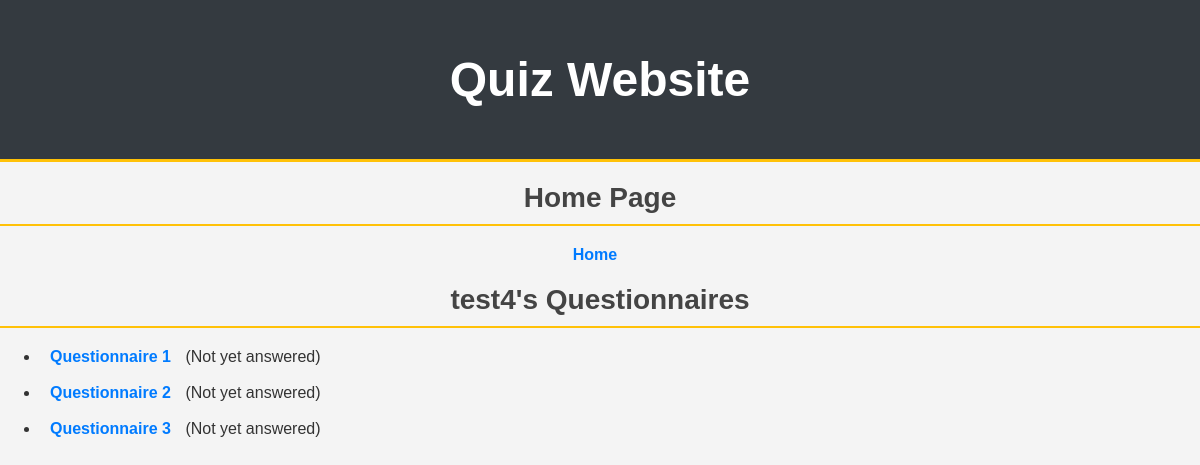
The page /client/13/ on the database its author committed.
### task/models.py (models this page shows, shortened)
class Client(models.Model):
    user = models.OneToOneField(User, on_delete=models.CASCADE)
    name = models.CharField(max_length=100)
    email = models.EmailField(unique=True)

class Questionnaire(models.Model):
    client = models.ForeignKey(Client, on_delete=models.CASCADE, related_name='questionnaires')
    title = models.CharField(max_length=100)
    created_at = models.DateTimeField(auto_now_add=True)

### task/views.py (the view)
# urls.py: path("client/<int:client_id>/", views.client_detail, name="client_detail"),  # Client detail page
def client_detail(request, client_id):
    client = get_object_or_404(Client, id=client_id)  # Get the specific client or return a 404 error
    questionnaires = Questionnaire.objects.all()  # Retrieve all questionnaires
    answered_questionnaires = {
        response.questionnaire_id: True
        for response in ClientResponse.objects.filter(client=client)
    }
    return render(
        request,
        "client_detail.html",
        {
            "client": client,
            'questionnaires': questionnaires,
            "answered_questionnaires": answered_questionnaires,
        },
    )

### task/templates/client_detail.html
{% extends 'base.html' %} {% block title %}Client Detail{% endblock %}
{% block content %}
<h2>{{ client.user.username }}'s Questionnaires</h2>
{% if questionnaires %}
    <ul>
        {% for questionnaire in questionnaires %}
        <li>
            <a href="{% url 'questionnaire_detail' questionnaire.id %}?client_id={{ client.id }}">{{ questionnaire.title }}</a>
            {% if questionnaire.id in answered_questionnaires %}
            (Answered)
        {% else %}
            (Not yet answered)
        {% endif %}
        <br><br/>
        </li>
        {% endfor %}
    </ul>
{% else %}
    <p>No questionnaires available.</p>
{% endif %}
{% endblock %}

### task/static/css/styles.css (style rules this page uses)
h2 { color: #343a40; text-align: center; font-size: 28px; font-weight: bold; margin-top: 20px; margin-bottom: 20px; border-bottom: 2px solid #ffc107; padding-bottom: 10px; }
body { font-family: Arial, sans-serif; background-color: #f4f4f4; margin: 0; padding: 0; color: #333; }
h2 { color: #444; margin-bottom: 20px; }
a { color: #007bff; text-decoration: none; font-weight: bold; padding: 5px 10px; border-radius: 5px; transition: background-color 0.3s ease, color 0.3s ease; }

### rows shown on the page
Client: user.username "test4"
Questionnaire: title "Questionnaire 1", shows "(Not yet answered)"
Questionnaire: title "Questionnaire 2", shows "(Not yet answered)"
Questionnaire: title "Questionnaire 3", shows "(Not yet answered)"
